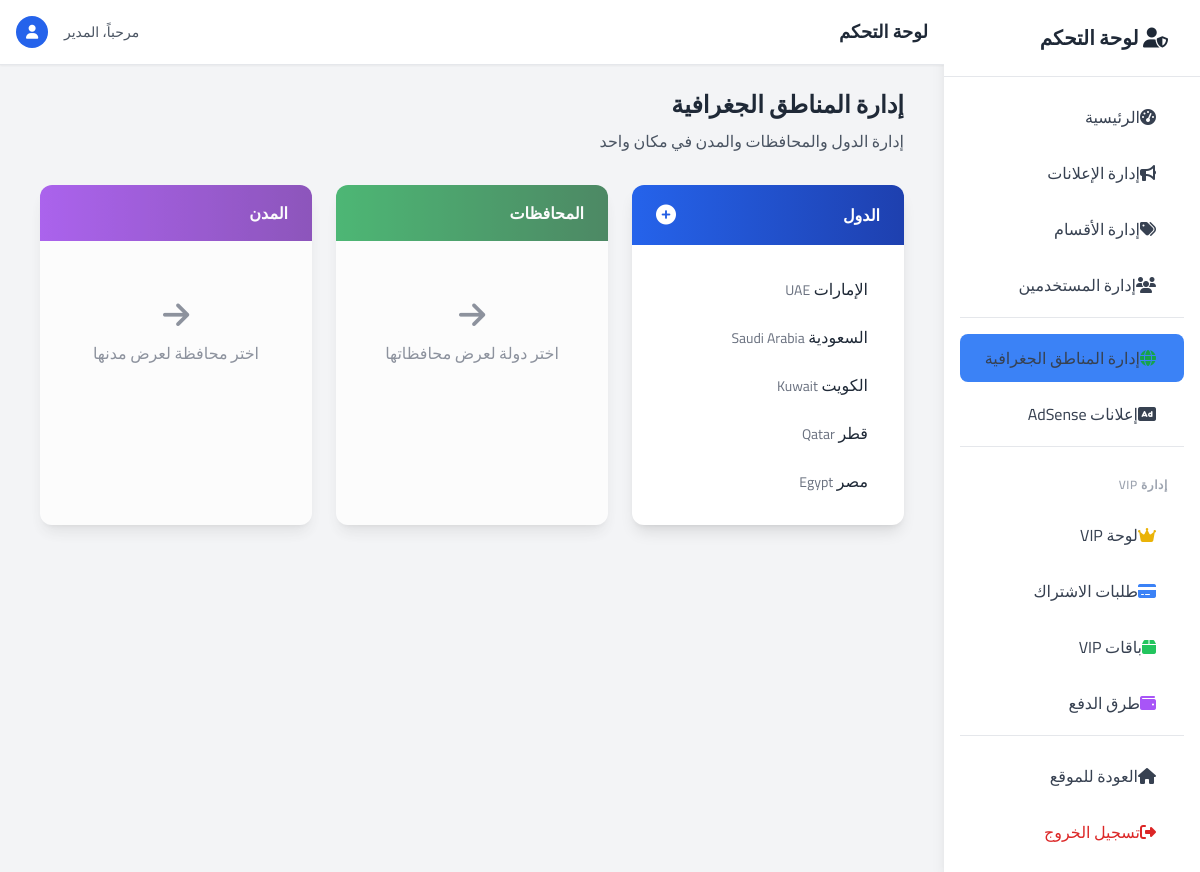
/admin/locations (signed in), run on the app's committed database.
### models.py (models this page shows)
class Country(db.Model):
    id = db.Column(db.String(36), primary_key=True, default=lambda: str(uuid.uuid4()))
    name = db.Column(db.String(100), nullable=False)
    name_en = db.Column(db.String(100))
    code = db.Column(db.String(2), unique=True)
    phone_code = db.Column(db.String(5))
    currency = db.Column(db.String(3))
    flag = db.Column(db.String(50))
    is_active = db.Column(db.Boolean, default=True)
    sort_order = db.Column(db.Integer, default=0)
    created_at = db.Column(db.DateTime, default=datetime.utcnow)
    updated_at = db.Column(db.DateTime, default=datetime.utcnow, onupdate=datetime.utcnow)
    states = db.relationship('State', backref='country', lazy=True)

### app.py (the view, shortened to what this page needs)
@app.route('/admin/locations', methods=['GET', 'POST'])
@admin_required
def admin_locations():
    countries = Country.query.order_by(Country.name).all()
    selected_country_id = request.args.get('country_id')
    selected_state_id = request.args.get('state_id')
    selected_country = Country.query.get(selected_country_id) if selected_country_id else None
    selected_state = State.query.get(selected_state_id) if selected_state_id else None
    states = State.query.filter_by(country_id=selected_country_id).order_by(State.name).all() if selected_country_id else []
    cities = City.query.filter_by(state_id=selected_state_id).order_by(City.name).all() if selected_state_id else []
    return render_template(
        'admin/locations.html',
        countries=countries,
        selected_country=selected_country,
        states=states,
        selected_state=selected_state,
        cities=cities
    )

### app.py (called while the page is built)
def get_site_setting(key, default=None):
    setting = SiteSetting.query.filter_by(key=key).first()
    return setting.value if setting else default

@app.context_processor
def inject_settings():
    return {
        'show_vip_section': get_site_setting('show_vip_section', 'true') == 'true'
    }

def admin_required(f):
    @wraps(f)
    def decorated_function(*args, **kwargs):
        if 'admin_id' not in session:
            next_url = request.url if request.method == 'GET' else None
            return redirect(url_for('admin_login', next=next_url))
        user = User.query.get(session['admin_id'])
        if not user or not user.is_admin:
            session.clear()  # تنظيف بيانات الجلسة
            flash('غير مصرح لك بالوصول إلى لوحة التحكم', 'error')
            return redirect(url_for('admin_login'))
        session.permanent = True
        return f(*args, **kwargs)
    return decorated_function

### templates/admin/locations.html (shortened to what this page needs)
{% extends 'admin/base.html' %}
{% block content %}
<div class="container mx-auto px-4">
    <div class="mb-8">
        <h2 class="text-2xl font-bold text-gray-800 mb-2">إدارة المناطق الجغرافية</h2>
        <p class="text-gray-600">إدارة الدول والمحافظات والمدن في مكان واحد</p>
    </div>
    <div class="grid grid-cols-1 md:grid-cols-3 gap-6">
        <div class="bg-white rounded-xl shadow-lg overflow-hidden">
            <div class="bg-gradient-to-r from-blue-600 to-blue-800 px-6 py-4">
                <div class="flex items-center justify-between">
                    <h3 class="text-white font-bold">الدول</h3>
                    <button type="button" data-form-trigger="countryForm" class="text-white hover:text-blue-200 form-toggle-button">
                        <i class="fas fa-plus-circle text-xl"></i>
                    </button>
                </div>
            </div>
            <div class="p-6">
                <div class="space-y-2">
                    {% for c in countries %}
                    <div class="flex items-center justify-between group">
                        <a href="{{ url_for('admin_locations', country_id=c.id) }}"
                           class="flex-1 py-2 px-3 rounded-lg hover:bg-blue-50 {% if selected_country and c.id == selected_country.id %}bg-blue-100 font-semibold{% endif %}">
                            <span class="text-gray-800">{{ c.name }}</span>
                            <span class="text-gray-500 text-sm">{{ c.name_en }}</span>
                        </a>
                    </div>
                    {% endfor %}
                </div>
            </div>
        </div>
        <div class="bg-white rounded-xl shadow-lg overflow-hidden {% if not selected_country %}opacity-75{% endif %}">
            <div class="bg-gradient-to-r from-green-600 to-green-800 px-6 py-4">
                <div class="flex items-center justify-between">
                    <h3 class="text-white font-bold">
                        {% if selected_country %}
                        محافظات {{ selected_country.name }}
                        {% else %}
                        المحافظات
                        {% endif %}
                    </h3>
                </div>
            </div>
            <div class="p-6">
                {% if selected_country %}
                <div class="space-y-2">
                    {% for s in states %}
                    <div class="flex items-center justify-between group">
                        <a href="{{ url_for('admin_locations', country_id=selected_country.id, state_id=s.id) }}"
                           class="flex-1 py-2 px-3 rounded-lg hover:bg-green-50 {% if selected_state and s.id == selected_state.id %}bg-green-100 font-semibold{% endif %}">
                            <span class="text-gray-800">{{ s.name }}</span>
                            <span class="text-gray-500 text-sm">{{ s.name_en }}</span>
                        </a>
                        <form method="post" action="{{ url_for('admin_delete_state', state_id=s.id) }}"
                              class="hidden group-hover:block" onsubmit="return confirm('تأكيد حذف المحافظة؟')">
                              <input type="hidden" name="csrf_token" value="{{ csrf_token() }}" />
                            <button class="text-red-500 hover:text-red-700 px-2">
                                <i class="fas fa-trash"></i>
                            </button>
                        </form>
                    </div>
                    {% endfor %}
                </div>
                {% else %}
                <div class="text-center py-8 text-gray-500">
                    <i class="fas fa-arrow-right text-3xl mb-2"></i>
                    <p>اختر دولة لعرض محافظاتها</p>
                </div>
                {% endif %}
            </div>
        </div>
        <div class="bg-white rounded-xl shadow-lg overflow-hidden {% if not selected_state %}opacity-75{% endif %}">
            <div class="bg-gradient-to-r from-purple-600 to-purple-800 px-6 py-4">
                <div class="flex items-center justify-between">
                    <h3 class="text-white font-bold">
                        {% if selected_state %}
                        مدن {{ selected_state.name }}
                        {% else %}
                        المدن
                        {% endif %}
                    </h3>
                </div>
            </div>
            <div class="p-6">
                {% if selected_state %}
                <div class="space-y-2">
                    {% for c in cities %}
                    <div class="flex items-center justify-between group">
                        <div class="flex-1 py-2 px-3 rounded-lg">
                            <span class="text-gray-800">{{ c.name }}</span>
                            <span class="text-gray-500 text-sm">{{ c.name_en }}</span>
                        </div>
                        <form method="post" action="{{ url_for('admin_delete_city', city_id=c.id) }}"
                              class="hidden group-hover:block" onsubmit="return confirm('تأكيد حذف المدينة؟')">
                              <input type="hidden" name="csrf_token" value="{{ csrf_token() }}" />
                            <button class="text-red-500 hover:text-red-700 px-2">
                                <i class="fas fa-trash"></i>
                            </button>
                        </form>
                    </div>
                    {% endfor %}
                </div>
                {% else %}
                <div class="text-center py-8 text-gray-500">
                    <i class="fas fa-arrow-right text-3xl mb-2"></i>
                    <p>اختر محافظة لعرض مدنها</p>
                </div>
                {% endif %}
            </div>
        </div>
    </div>
</div>
{% endblock %}

### templates/admin/base.html (style rules this page uses)
* { font-family: "Cairo", sans-serif; }

### templates/admin/locations.html (style rules this page uses)
.fa-arrow-right { transition: transform 0.3s ease; }
.form-toggle-button { cursor: pointer; transition: all 0.2s ease; }

### data on the page
Country: name "الإمارات", name_en "UAE"
Country: name "السعودية", name_en "Saudi Arabia"
Country: name "الكويت", name_en "Kuwait"
Country: name "قطر", name_en "Qatar"
Country: name "مصر", name_en "Egypt"
